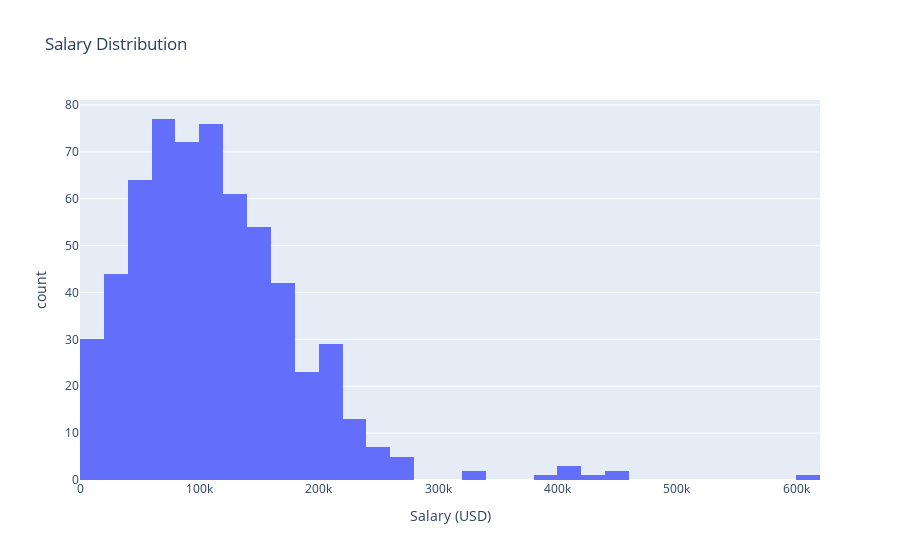

The code cell stored with this chart in its notebook:
### Markdown cell above
### Histogram
We get a general distribution of the salary in USD

### Code cell
px.histogram(data,x='salary_in_usd',labels={'salary_in_usd':'Salary (USD)'},title='Salary Distribution')

### Figure 1 — Plotly figure (JSON) as saved in the notebook; plotly's stock layout.template omitted (floating-point values rounded to 4 significant figures; data arrays with more than 128 entries replaced by an {"elided": "..."} marker saying what was removed)
{"data": [{"alignmentgroup": "True", "bingroup": "x", "hovertemplate": "Salary (USD)=%{x}<br>count=%{y}<extra></extra>", "legendgroup": "", "marker": {"color": "#636efa", "pattern": {"shape": ""}}, "name": "", "offsetgroup": "", "orientation": "v", "showlegend": false, "type": "histogram", "x": {"elided": "607 int values"}, "xaxis": "x", "yaxis": "y"}], "layout": {"barmode": "relative", "legend": {"tracegroupgap": 0}, "title": {"text": "Salary Distribution"}, "xaxis": {"anchor": "y", "domain": [0, 1], "title": {"text": "Salary (USD)"}}, "yaxis": {"anchor": "x", "domain": [0, 1], "title": {"text": "count"}}}}
